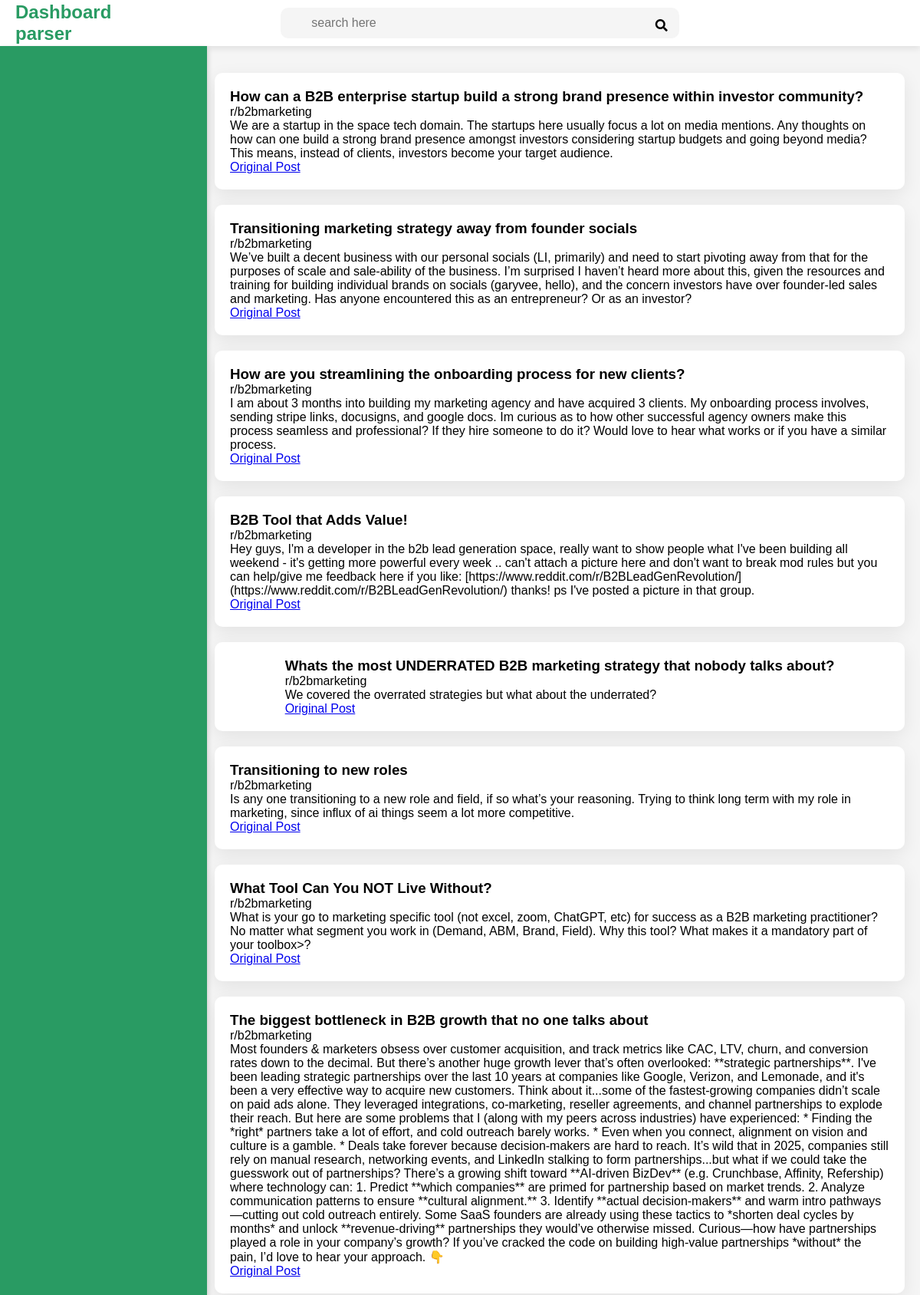
The page / (upper part) on the database its author committed.
### tables this page shows
CREATE TABLE posts (
    id INTEGER PRIMARY KEY AUTOINCREMENT,
    subreddit TEXT,
    url TEXT,
    title TEXT,
    content TEXT
);

### app.py (the view)
@app.route('/')
def index():
    posts = get_posts()
    return render_template('index.html', posts=posts)

### app.py (called while the page is built)
def get_posts():
    try:
        conn = sqlite3.connect('reddit_posts.db')
        cursor = conn.cursor()
        cursor.execute("SELECT * FROM posts ORDER BY id DESC")
        posts = cursor.fetchall()
        conn.close()
        formatted_posts = []
        for post in posts:
            formatted_posts.append({
                'id': post[0],
                'subreddit': post[1],
                'url': post[2],
                'title': post[3],
                'content': post[4]
            })
        return formatted_posts
    except sqlite3.Error as e:
        print(f"error while getting posts: {e}")
        return []

### templates/index.html (shortened to what this page needs)
<!DOCTYPE html>
<html lang="en">
<head>
    <link rel="stylesheet" href="https://pro.fontawesome.com/releases/v5.10.0/css/all.css" />
    <link rel="stylesheet" href="{{ url_for('static', filename='styles.css') }}">
</head>
<body>
    <div class="container">
        <div class="topbar">
            <div class="logo">
                <h2>Dashboard parser</h2>
            </div>
            <div class="search">
                <input type="text" name="search" placeholder="search here">
                <label for="search"><i class="fas fa-search"></i></label>
            </div>
        </div>
        <div class="sidebar">
        </div>
        <div class="main">
            <div class="cards">
                {% for post in posts %}
                <div class="card">
                    <div class="card-content">
                        <h3 class="post-title">{{ post.title }}</h3>
                        <p class="post-subreddit">r/{{ post.subreddit }}</p>
                        <p class="post-text">{{ post.content }}</p>
                        <a href="{{ post.url }}" target="_blank" class="post-link">Original Post</a>
                    </div>
                </div>
                {% endfor %}
            </div>
        </div>
    </div>
</body>
</html>

### static/styles.css (style rules this page uses)
* { padding: 0; margin: 0; box-sizing: border-box; font-family: 'poppins', sans-serif; }
.topbar { position: fixed; background-color: #fff; box-shadow: 0 4px 8px 0 rgba(0, 0, 0, 0.08); width: 100%; padding: 0 20px; height: 60px; display: grid; grid-template-columns: 2fr 10fr 0.4fr 1fr; align-items: center; z-index: 1; }
.logo h2 { color: #299B63; }
.search { position: relative; width: 60%; justify-self: center; }
.search input { width: 100%; min-width: 128px; height: 40px; padding: 0 40px; font-size: 16px; outline: none; border: none; border-radius: 10px; background: #f5f5f5; }
.search i { position: absolute; right: 15px; top: 15px; cursor: pointer; }
.sidebar { position: fixed; top: 60px; width: 270px; height: calc(100% - 60px); background: #299B63; overflow-x: hidden; box-shadow: 0 4px 8px 0 rgba(0, 0, 0, 0.2); z-index: 2; }
.main { position: absolute; top: 60px; width: calc(100% - 260px); min-height: calc(100vh - 60px); left: 260px; background: #f5f5f5; }
.cards { width: 100%; padding: 35px 20px; display: flex; flex-direction: column; gap: 20px; }
.cards .card { padding: 20px; display: flex; align-items: center; justify-content: space-between; background-color: #fff; border-radius: 10px; box-shadow: 0 7px 25px rgba(0, 0, 0, 0.08); width: 100%; height: auto; display: flex; flex-direction: column; justify-content: space-between; }

### rows shown on the page
posts: title "How can a B2B enterprise startup build a strong brand presence within investor community?", subreddit "b2bmarketing", content "We are a startup in the space tech domain. The startups here usually focus a lot on media mentions. Any thoughts on how can one build a strong brand presence amongst investors considering startup budgets and going beyond media? This means, instead of clients, investors become your target audience."
posts: title "Transitioning marketing strategy away from founder socials", subreddit "b2bmarketing", content "We’ve built a decent business with our personal socials (LI, primarily) and need to start pivoting away from that for the purposes of scale and sale-ability of the business. I’m surprised I haven’t heard more about this, given the resources and training for building individual brands on socials (garyvee, hello), and the concern investors have over founder-led sales and marketing. Has anyone encountered this as an entrepreneur? Or as an investor?"
posts: title "How are you streamlining the onboarding process for new clients?", subreddit "b2bmarketing", content "I am about 3 months into building my marketing agency and have acquired 3 clients. My onboarding process involves, sending stripe links, docusigns, and google docs. Im curious as to how other successful agency owners make this process seamless and professional? If they hire someone to do it? Would love to hear what works or if you have a similar process."
posts: title "B2B Tool that Adds Value!", subreddit "b2bmarketing", content "Hey guys, I'm a developer in the b2b lead generation space, really want to show people what I've been building all weekend - it's getting more powerful every week .. can't attach a picture here and don't want to break mod rules but you can help/give me feedback here if you like: [https://www.reddit.com/r/B2BLeadGenRevolution/](https://www.reddit.com/r/B2BLeadGenRevolution/) thanks! ps I've posted a picture in that group."
posts: title "Whats the most UNDERRATED B2B marketing strategy that nobody talks about?", subreddit "b2bmarketing", content "We covered the overrated strategies but what about the underrated?"
posts: title "Transitioning to new roles", subreddit "b2bmarketing", content "Is any one transitioning to a new role and field, if so what’s your reasoning. Trying to think long term with my role in marketing, since influx of ai things seem a lot more competitive."
posts: title "What Tool Can You NOT Live Without?", subreddit "b2bmarketing", content "What is your go to marketing specific tool (not excel, zoom, ChatGPT, etc) for success as a B2B marketing practitioner? No matter what segment you work in (Demand, ABM, Brand, Field). Why this tool? What makes it a mandatory part of your toolbox>?"
posts: title "The biggest bottleneck in B2B growth that no one talks about", subreddit "b2bmarketing", content "Most founders & marketers obsess over customer acquisition, and track metrics like CAC, LTV, churn, and conversion rates down to the decimal. But there’s another huge growth lever that’s often overlooked: **strategic partnerships**. I've been leading strategic partnerships over the last 10 years at companies like Google, Verizon, and Lemonade, and it's been a very effective way to acquire new customers. Think about it...some of the fastest-growing companies didn’t scale on paid ads alone. They leveraged integrations, co-marketing, reseller agreements, and channel partnerships to explode their reach. But here are some problems that I (along with my peers across industries) have experienced:…"
